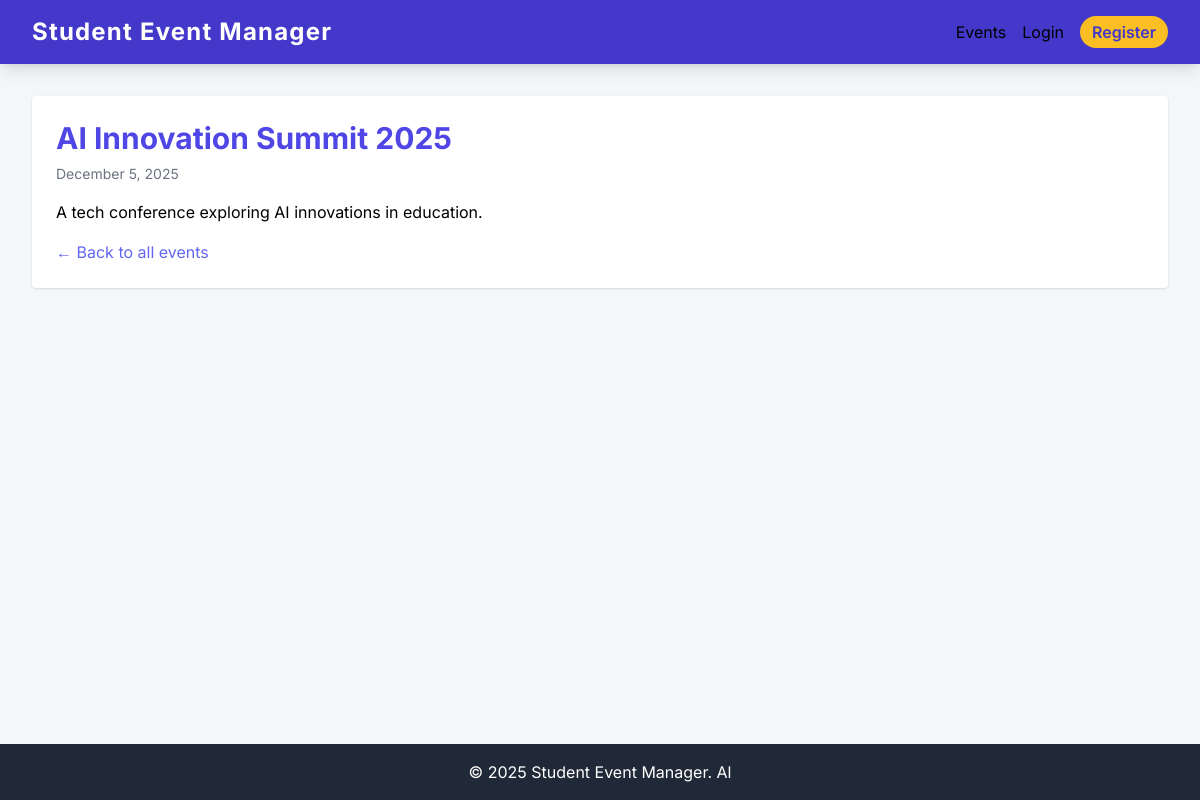
The app's page /events/2/ with its own data.
### events/models.py (models this page shows)
class Event(models.Model):
    title = models.CharField(max_length=255)
    description = models.TextField()
    location = models.CharField(max_length=255)
    date = models.DateTimeField()
    end_date = models.DateTimeField(null=True, blank=True) #verbose_name='End Time') #required for google calender api
    category = models.CharField(max_length=100)
    organizer = models.ForeignKey(
        settings.AUTH_USER_MODEL,
        on_delete=models.CASCADE,
        related_name='events_organized'
    )
    created_at = models.DateTimeField(auto_now_add=True)
    class Meta:
        ordering = ['-date']

### events/views.py (the view)
# urls.py: path('<int:event_id>/', event_detail_page, name='event_detail'),
def event_detail_page(request, event_id):
    event = get_object_or_404(Event, id=event_id)
    return render(request, 'events/event_detail.html', {'event': event})

### events/templates/events/event_detail.html
{% extends "base.html" %}
{% block content %}
<article class="bg-white p-6 rounded shadow">
  <h1 class="text-3xl font-bold text-indigo-600 mb-2">{{ event.title }}</h1>
  <p class="text-gray-500 text-sm mb-4">{{ event.date|date:"F j, Y" }}</p>
  <p>{{ event.description }}</p>
  <a href="{% url 'events:events_list' %}" class="text-indigo-500 hover:underline mt-4 inline-block">← Back to all events</a>
</article>
{% endblock %}

### templates/base.html (style rules this page uses)
body { font-family: 'Inter', sans-serif; background-color: #f4f7f9; }

### records on screen
Event: title "AI Innovation Summit 2025", date "December 5, 2025", description "A tech conference exploring AI innovations in education."
